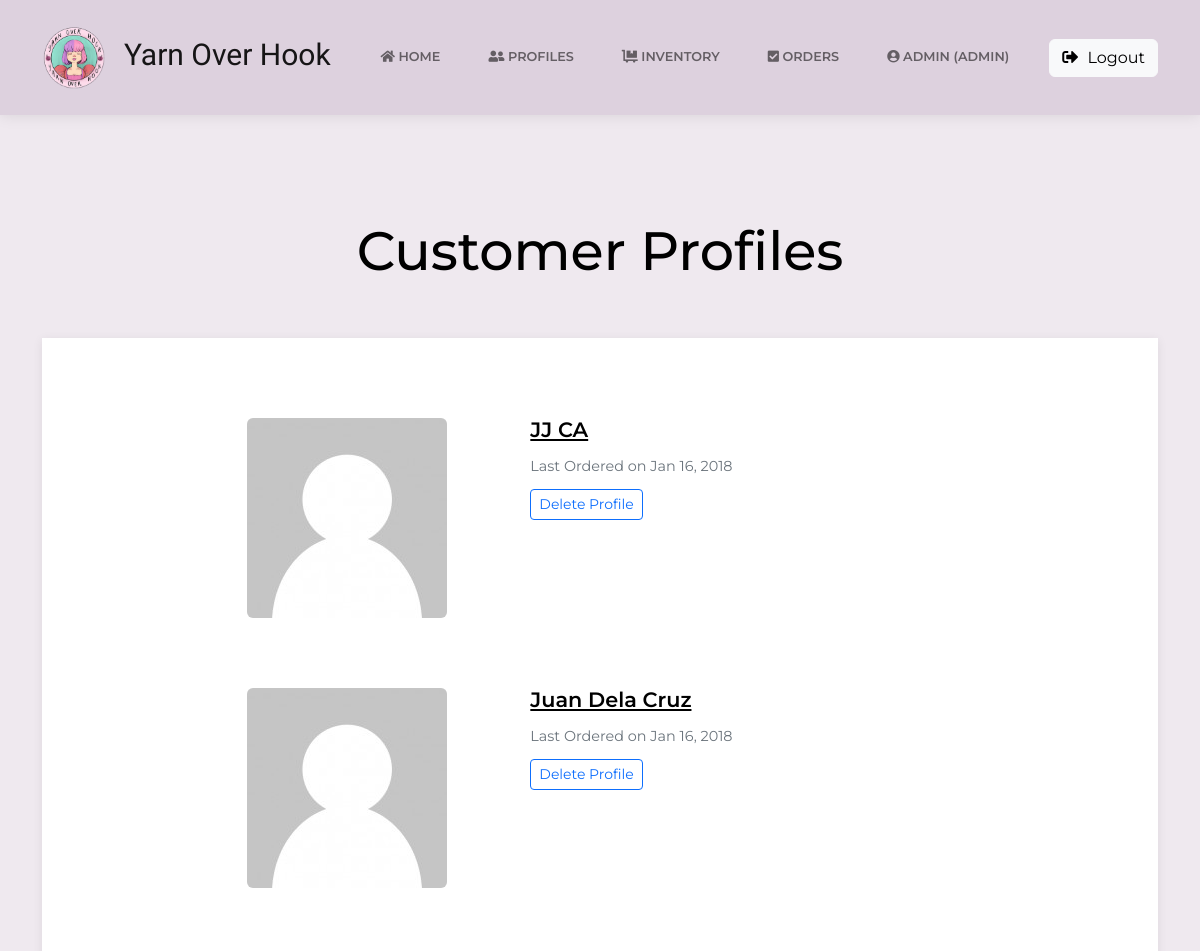
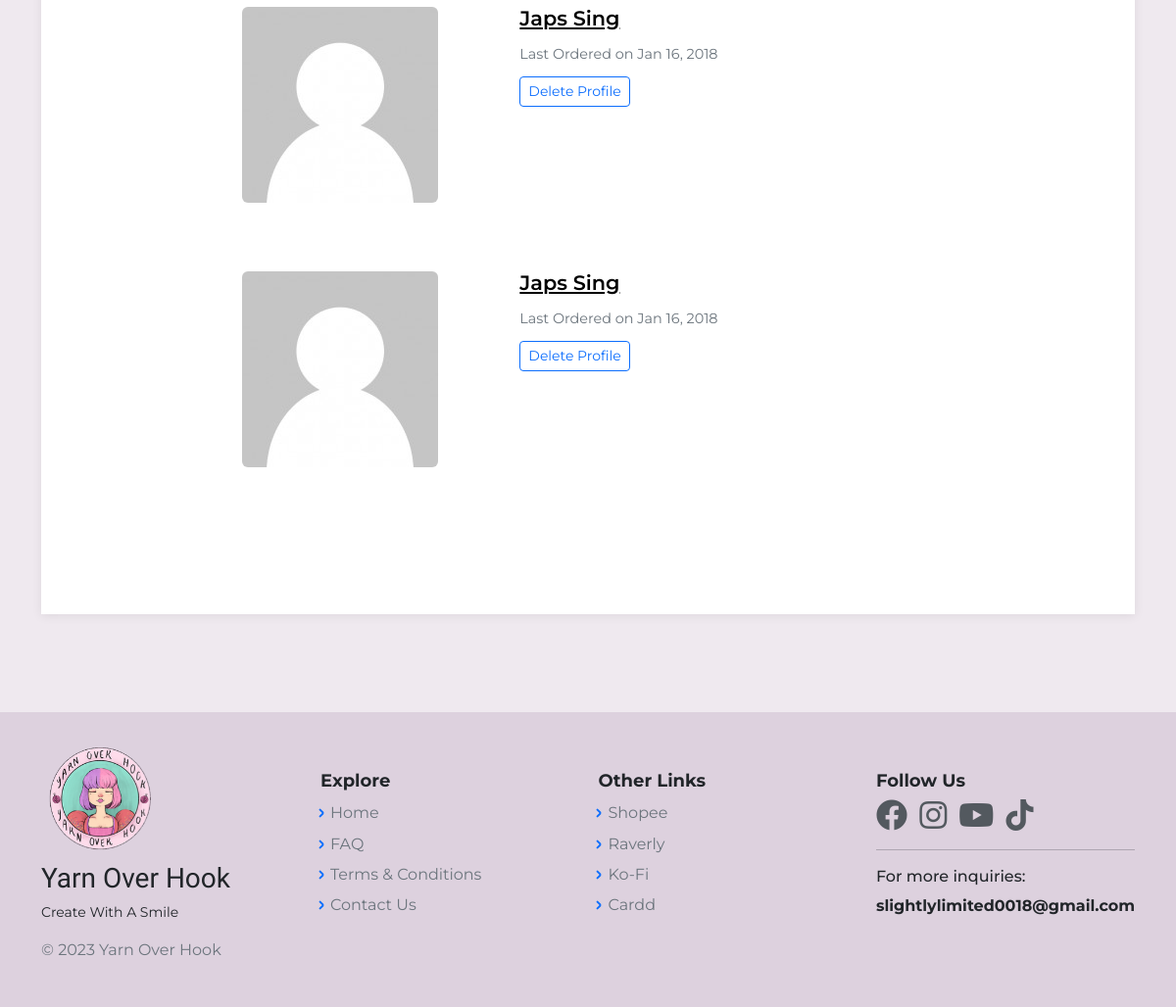
Page /CustomerProfileListAdmin.php (signed in) on the committed database (2 pictures, top to bottom).
### tables this page shows
CREATE TABLE `cust_profile` (
  `id` bigint(20) NOT NULL,
  `c_id` bigint(12) NOT NULL,
  `c_name` varchar(60) NOT NULL,
  `email` varchar(60) NOT NULL,
  `region` varchar(60) NOT NULL,
  `city` varchar(60) NOT NULL,
  `street` varchar(60) NOT NULL,
  `building` varchar(60) NOT NULL,
  `phone_no` varchar(20) NOT NULL,
  `zip_code` int(12) NOT NULL,
  `unit_no` int(11) NOT NULL,
  `date` timestamp NOT NULL DEFAULT current_timestamp() ON UPDATE current_timestamp(),
  `address` varchar(150) NOT NULL
);

### CustomerProfileListAdmin.php (the view, shortened to what this page needs)
<?php
    include("includes/dbh.inc.php");
    require 'layouts/Header.php';
    $sql = "SELECT * FROM cust_profile ORDER BY id";
	$result = mysqli_query($con, $sql);
	$profiles = mysqli_fetch_all($result, MYSQLI_ASSOC);
?>
<body class="d-flex flex-column min-vh-100">
<?php require 'layouts/nav.php';?>
    <main class="page blog-post-list">
        <section class="clean-block clean-blog-list dark" style="background-color:#efe9ef;">
        <div class="container">
                <div class="block-heading">
                    <h2 style="margin:54px; color:black; font-size:54px; ">Customer Profiles</h2>
                </div>
                <div class="block-content">
                <?php foreach($profiles as $profile): ?>
                    <div class="clean-blog-post">
                        <div class="row">
                            <div class="col-lg-5">
                                <img class="rounded img-fluid" src="assets/img/avatars/nopic1.jpg" style="margin-left:125px;">
                            </div>
                            <div class="col-lg-7">
                                <h3><a href="ProfileAccntViewAdmin.php?id=<?php echo $profile['id']; ?>" style="color:black;"><?php echo $profile['c_name']; ?></a></h3>
                                <div class="info">
                                    <span class="text-muted">Last Ordered on Jan 16, 2018&nbsp;</span>
                                </div>
                                <button class="btn btn-outline-primary btn-sm" type="button">Delete Profile</button>
                            </div>
                        </div>
                    </div>
                <?php endforeach; ?>
                </div>
            </div>
        </section>
    </main>
<?php require 'layouts/Footer.php';?>

### assets/css/main.css (style rules this page uses)
body { background-color: #efe9ef !important; padding-top: 85px; }
.container { animation: transitionInContainer 0.50s; }

### rows in the picture
cust_profile: c_name "JJ CA"
cust_profile: c_name "Juan Dela Cruz"
cust_profile: c_name "Japs Sing"
cust_profile: c_name "Japs Sing"

### other values in the picture
$_SESSION['cust_name'] "ADMIN"
$_SESSION['user_rank'] "ADMIN"
